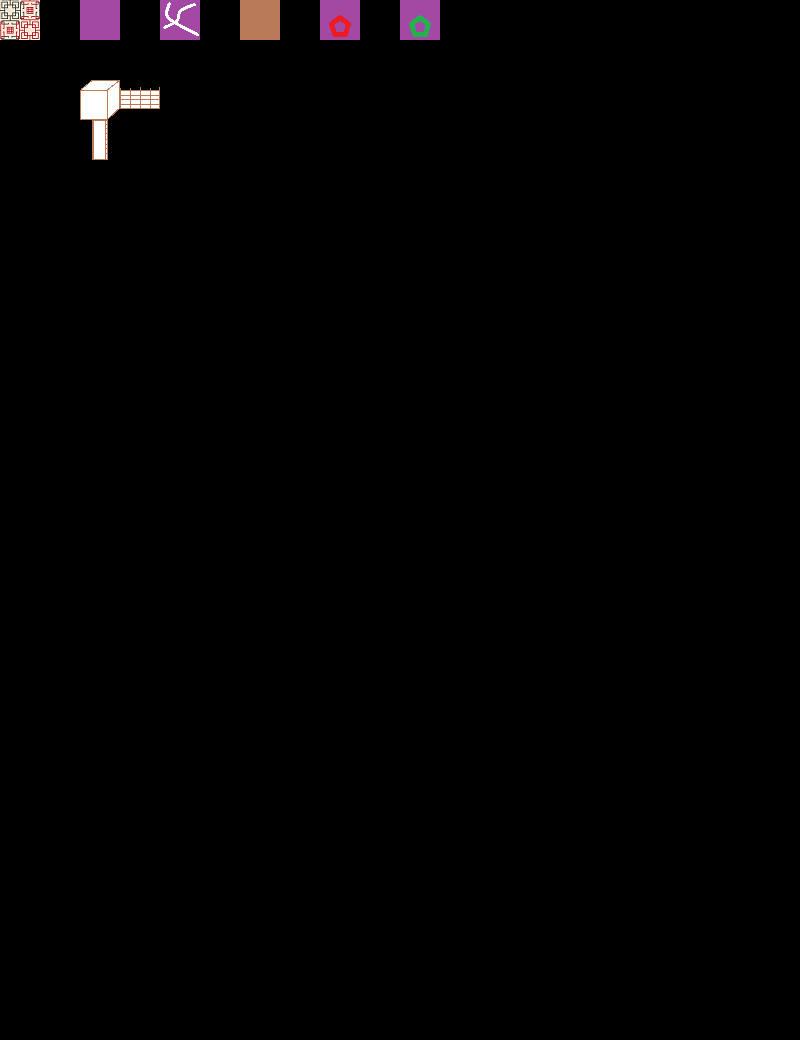

This is a level from a 2D game, rendered from its Tiled map with the project's own tilesets. A one-line summary and the map file follow, with tile-layer data summarised:
An orthogonal 20x26 tile map with 40x40 px tiles, 1 tile layer (background), 3 tilesets.

<map version="1.0" orientation="orthogonal" renderorder="left-up" width="20" height="26" tilewidth="40" tileheight="40" nextobjectid="6">
 <tileset firstgid="1" name="tileset" tilewidth="40" tileheight="40" tilecount="256" columns="16">
  <image source="BattleTiledMap.png" width="640" height="640" />
 </tileset>
 <tileset firstgid="257" name="bg" tilewidth="40" tileheight="40" tilecount="5" columns="0">
  <tile id="0">
   <image width="40" height="40" source="../40X40/bg.png" />
  </tile>
  <tile id="2">
   <image width="40" height="40" source="../40X40/Squre.png" />
  </tile>
  <tile id="4">
   <image width="40" height="40" source="../40X40/Hub.png" />
  </tile>
  <tile id="5">
   <image width="40" height="40" source="../40X40/Camp1.png" />
  </tile>
  <tile id="6">
   <image width="40" height="40" source="../40X40/Camp2.png" />
  </tile>
 </tileset>
 <tileset firstgid="264" name="hub" tilewidth="1" tileheight="1" tilecount="0" columns="0" />
 <layer name="background" width="20" height="26">
  <data>[520 cells, 9 non-empty, 9 distinct tile ids]</data>
 </layer>
</map>
